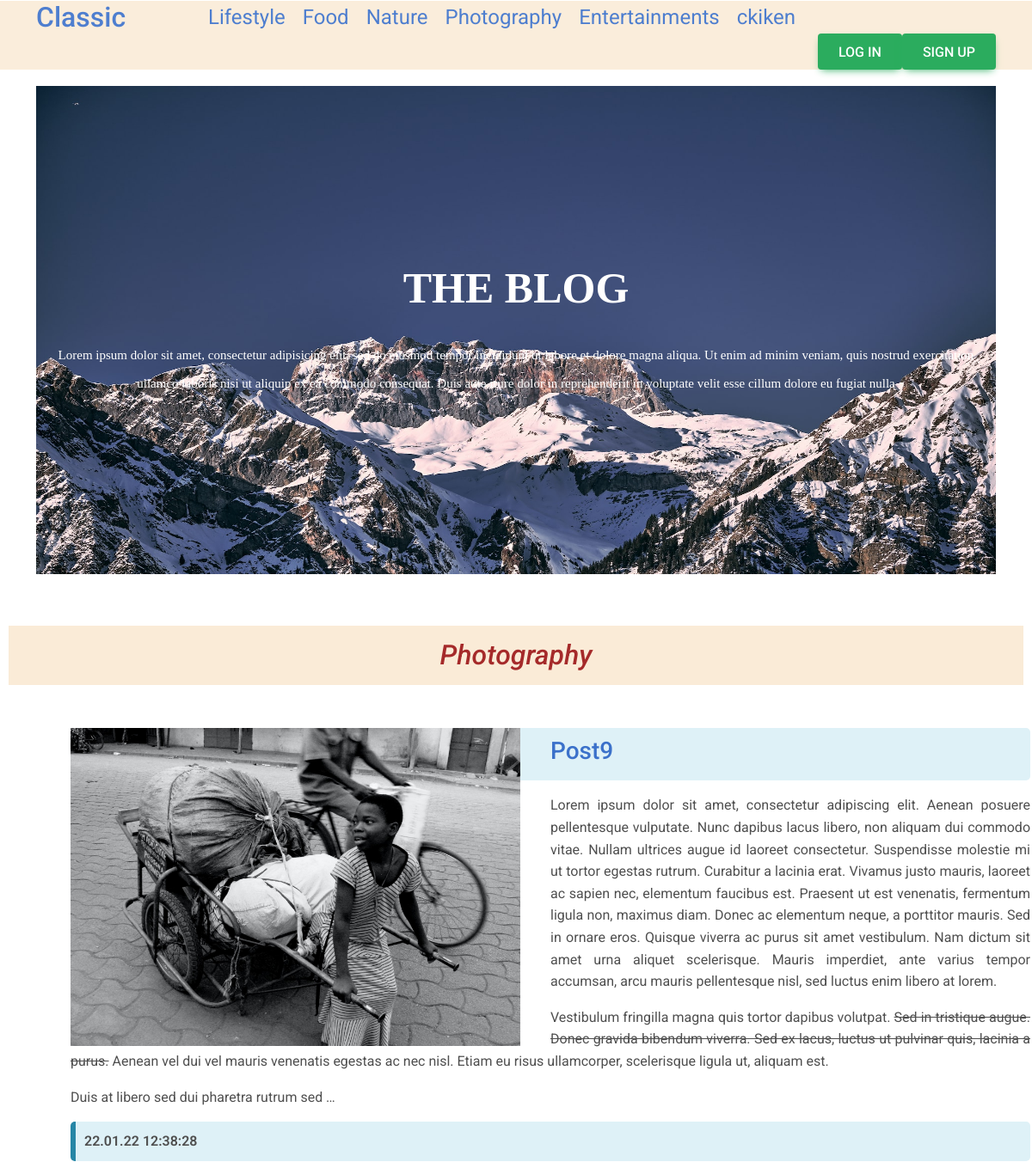
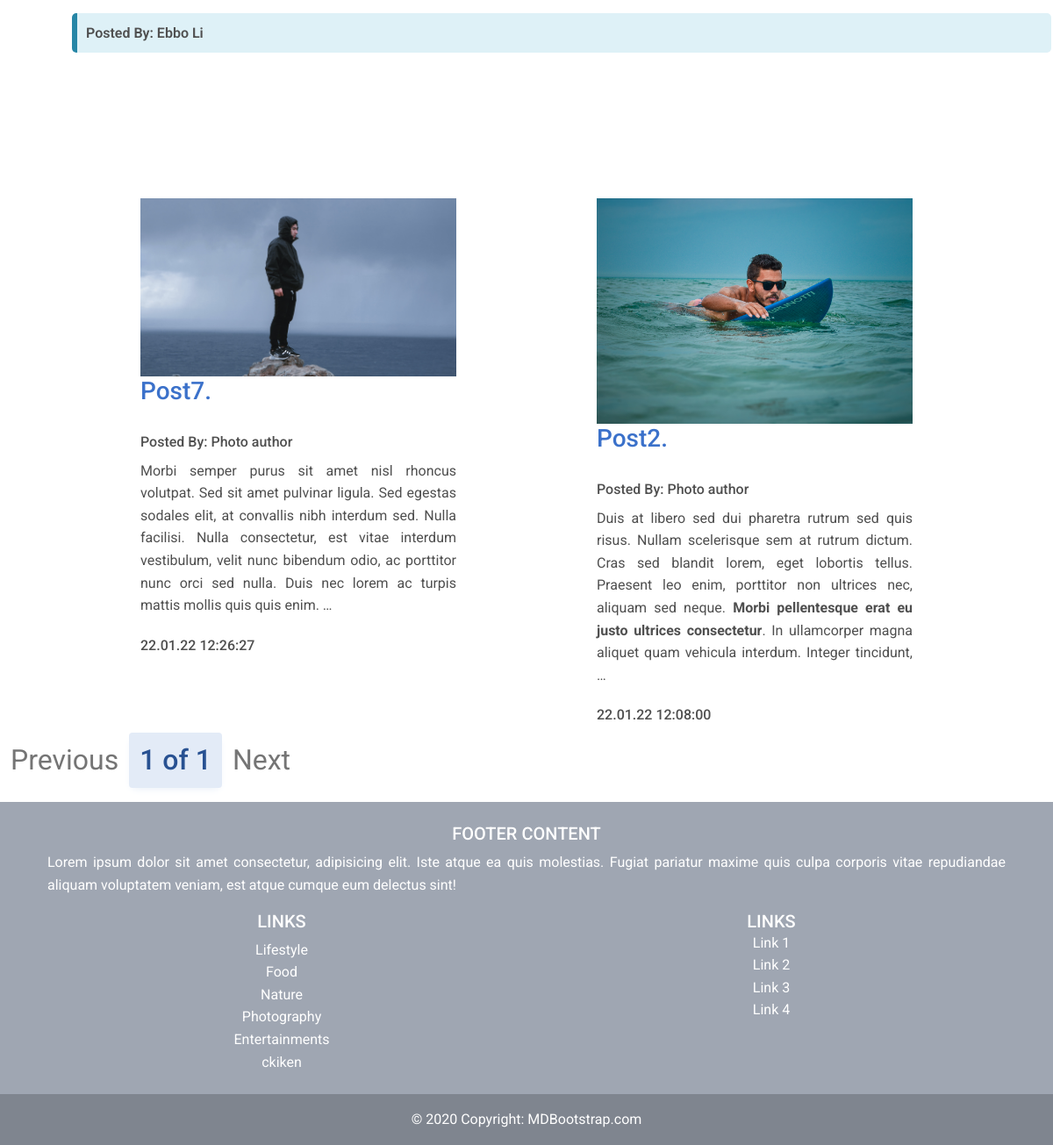
The app's page /category/photography/ with its own data (2 pictures, top to bottom).
### blog_app/models.py (models this page shows, shortened)
class Category(models.Model):
    title = models.CharField(max_length=100)
    slug = models.SlugField(max_length=100, unique=True)

class Post(models.Model):
    title = models.CharField(max_length=100)
    slug = models.SlugField(max_length=100, unique=True)
    content = models.TextField()
    created_at = models.DateTimeField(auto_now_add=True)
    photo = models.ImageField(upload_to='photoes/%Y/%m/%d/')
    views = models.IntegerField(editable=False, null=True)
    category = models.ForeignKey(Category, on_delete=models.SET_NULL, null=True, related_name='posts')
    tags = models.ManyToManyField(Tag)

### blog_app/views.py (the view)
# urls.py: path('category/<str:slug>/', separate_category, name='category'),
def separate_category(request, slug):
    category = Category.objects.get(slug=slug)
    posts = Post.objects.filter(category__title = category.title).order_by('-created_at')[1:]
    paginator = Paginator(posts, 4)
    page_obj = paginator.page(request.GET.get('page', 1))
    if len(posts) > 0:
        last_post =Post.objects.filter(category__title = category.title).order_by('-created_at')[0]
        return render(request, 'blog_app/index.html',{'category': category, 'page_obj': page_obj, 'last_post':last_post, 'info':category.title})
    else:
        return render(request, 'blog_app/index.html',{'category': category, 'page_obj': page_obj, 'info': f'category {category} is empty'})

### blog_app/templatetags/my_tags.py (called while the page is built)
@register.simple_tag()
def show_categories():
    return Category.objects.all()

### blog_app/templates/blog_app/index.html (shortened to what this page needs)
{% extends 'base.html' %}
{% load static %}
{% block content %}
<section class="bg-text-area" style="padding: 20px;">
    <div class="container">
        <div class="row">
            <div class="col-md-12">
                <div class="bg-text" style="
                padding-left: 20px;
                padding-right: 20px;
            ">
                    <h3>THE BLOG</h3>
                    <p>Lorem ipsum dolor sit amet, consectetur adipisicing elit, sed do eiusmod tempor incididunt ut
                        labore et dolore magna aliqua. Ut enim ad minim veniam, quis nostrud exercitation ullamco
                        laboris nisi ut aliquip ex ea commodo consequat. Duis aute irure dolor in reprehenderit in
                        voluptate velit esse cillum dolore eu fugiat nulla </p>
                </div>
            </div>
        </div>
    </div>
</section>
    <h2  style="text-align: center;
    margin: 40px 10px;
    padding: 15px;
    background-color: antiquewhite;
    color: brown;"><i>{{info}}</i></h2>
{% if last_post %}
<section class="blog-post-area">
    <div class="container">
        <div class="row">
            <div class="blog-post-area-style">
                <div class="col-md-12">
                    <div class="single-post-big">
                        <div class="big-image">
                            <img src="{{last_post.photo.url}}" alt="">
                        </div>
                        <div class="note note-info mb-3">
                            <h3><a href="{% url 'post' last_post.slug %}">{{last_post.title}}</a></h3>
                        </div>
                        <p>{{last_post.content|truncatewords_html:150|safe}}</p>
                        <div class="note note-info mb-3">
                            <strong>{{last_post.created_at|date:"d.m.y H:i:s"}}</strong>
                        </div>
                        <div class="note note-info mb-3">
                            <strong><span class="date"><span class="author">Posted By: <span class="author-name">Ebbo
                                            Li</span></span></span></strong>
                        </div>
                    </div>
                </div>
            </div>
        </div>
    </div>
</section>
{% endif %}
<div class="d-flex align-items-stretch" style="flex-wrap: wrap; justify-content: space-evenly; margin-top: 150px;">
    {% for post in page_obj.object_list %}
                    <div style="width: 30vw;">
                            <img src="{{post.photo.url}}" class="img-fluid" alt="Wild Landscape">
                            <h3 style="min-height: 50px;"><a href="{% url 'post' post.slug %}">{{post.title}}.</a></h3>
                            <h4><span>Posted By: <span class="author-name">Photo author</span></span>
                            </h4>
                            <div>{{post.content|truncatewords_html:50|safe}}</div>
                            <h4><span>{{post.created_at|date:"d.m.y H:i:s"}}</span></h4>
                    </div>
                    {% endfor %}
</div>
<nav aria-label="...">
    <ul class="pagination">
        {% if page_obj.has_previous %}
        <li class="page-item">
            <a class="page-link" href="?{{looking_for}}page={{page_obj.previous_page_number}}" style="font-size: 2em;">Previous</a>
          </li>
        {% else %}
        <li class="page-item disabled">
            <a class="page-link"  style="font-size: 2em;">Previous</a>
          </li>
        {% endif %}
    {% for p in page_obj.paginator.page_range %}
    {% if page_obj.number == p %}
      <li class="page-item active" aria-current="page">
        <a class="page-link" href="#" style="font-size: 2em;">{{p}} of {{page_obj.paginator.num_pages}}<span class="visually-hidden">(current)</span></a>
      </li>
      {% elif p > page_obj.number|add:-3 and p < page_obj.number|add:3 %}
      <li class="page-item"><a class="page-link" href="?{{looking_for}}page={{p}}" style="font-size: 2em;">{{p}}</a></li>
      {% endif %}
      {% endfor %}
      {% if page_obj.has_next %}
      <li class="page-item">
        <a class="page-link" href="?{{looking_for}}page={{page_obj.next_page_number}}" style="font-size: 2em;">Next</a>
      </li>
      {% else %}
      <li class="page-item disabled">
          <a class="page-link"  style="font-size: 2em;">Next</a>
        </li>
      {% endif %}
    </ul>
  </nav>
{% endblock %}

### templates/base.html (shortened to what this page needs)
{% load static %}
{% load my_tags %}
{% show_categories as categories %}
<!DOCTYPE html>
<html lang="en">
<head>
<link
href="https://cdnjs.cloudflare.com/ajax/libs/font-awesome/6.0.0/css/all.min.css"
rel="stylesheet"
/>
<link
href="https://cdnjs.cloudflare.com/ajax/libs/mdb-ui-kit/6.2.0/mdb.min.css"
rel="stylesheet"
/>
    <link rel="stylesheet" href="{% static 'blog_app/css/style.css' %}">
</head>
<body>
    <div class="wrapper">
        {% block header %}
        <header class="header">
            <div class="container">
                <div class="row">
                    <div class="col-md-2">
                        <div class="logo">
                            <h2><a href="{% url 'home' %}">Classic</a></h2>
                        </div>
                    </div>
                    <div class="col-md-10">
                        <div class="menu" style="text-align: end;">
                                <div style="    display: flex;
                                flex-wrap: wrap;">
                                  {% for category in categories %}
                                   <div style="display: inline-block;margin:0 10px">
                                          <a href="{% url 'category' category.slug %}" style="font-size: x-large;">{{category.title}}</a>
                                                          </div>
                                  {% endfor %}
                                </div>
                            <div style="display: flex; justify-content: flex-end;">
                              {% if request.user.is_authenticated %}
                              <button type="button" class="btn btn-info">{{request.user}}</button>
                              <form action="{% url 'logout' %}">
                                <button type="submit" class="btn btn-success" style="font-size: initial;">Log out</button>
                                                        </form>
                              {% else %}
                              <form action="{% url 'login' %}">
                                <button type="submit" class="btn btn-success" style="font-size: initial;">Log in</button>
                                                        </form>
                              <form action="{% url 'register' %}">
                                  <button type="submit" class="btn btn-success" style="font-size: initial;">Sign up</button>
                              </form>
                              {% endif %}
                            </div>
                        </div>
                    </div>
                </div>
            </div>
        </header>
        {% endblock %}
        {% block content %}<span>Content should be here</span> {% endblock %}
        {% block footer %}
        <section class="">
            <footer class="bg-secondary text-white text-center">
              <div class="container p-4">
                <div class="row">
                  <div class="col-lg-6 col-md-12 mb-4 mb-md-0">
                    <h5 class="text-uppercase">Footer Content</h5>
                    <p>
                      Lorem ipsum dolor sit amet consectetur, adipisicing elit. Iste atque ea quis
                      molestias. Fugiat pariatur maxime quis culpa corporis vitae repudiandae
                      aliquam voluptatem veniam, est atque cumque eum delectus sint!
                    </p>
                  </div>
                  <div class="col-lg-3 col-md-6 mb-4 mb-md-0">
                    <h5 class="text-uppercase">Links</h5>
                    <ul class="list-unstyled mb-0">
                      {% for category in categories %}
                        <li>
                          <a href="{% url 'category' category.slug %}" class="text-white">{{category.title}}</a>
                        </li>
                        {% endfor %}
                    </ul>
                  </div>
                  <div class="col-lg-3 col-md-6 mb-4 mb-md-0">
                    <h5 class="text-uppercase mb-0">Links</h5>
                    <ul class="list-unstyled">
                      <li>
                        <a href="#!" class="text-white">Link 1</a>
                      </li>
                      <li>
                        <a href="#!" class="text-white">Link 2</a>
                      </li>
                      <li>
                        <a href="#!" class="text-white">Link 3</a>
                      </li>
                      <li>
                        <a href="#!" class="text-white">Link 4</a>
                      </li>
                    </ul>
                  </div>
                </div>
              </div>
              <div class="text-center p-3" style="background-color: rgba(0, 0, 0, 0.2);">
                © 2020 Copyright:
                <a class="text-white" href="https://mdbootstrap.com/">MDBootstrap.com</a>
              </div>
            </footer>
          </section>
    {% endblock %}
    </div>
</body>
</html>

### blog_app/static/blog_app/css/style.css (style rules this page uses)
@media (min-width: 765px) { .col-md-1, .col-md-2, .col-md-3, .col-md-4, .col-md-5, .col-md-6, .col-md-7, .col-md-8, .col-md-9, .col-md-10, .col-md-11, .col-md-12 { float: left; } }
@media (min-width: 765px) { .col-md-12 { width: 100%; } }
@media (min-width: 765px) { .col-md-10 { width: 83.33333333%; } }
@media (min-width: 765px) { .col-md-6 { width: 50%; } }
@media (min-width: 765px) { .col-md-2 { width: 16.66666667%; } }
span { font-size: initial; }
p { font-size: initial; text-align: justify; }
.btn { font-size: initial; }
.wrapper section.bg-text-area .bg-text { background-image: url(../img/marcus-ganahl-N7DcR2PO__c-unsplash.jpg); background-size: 100% 100%; padding: 205px 280px; }
.wrapper section.bg-text-area .bg-text h3 { color: #fff; font-family: Geometria; font-size: 50px; font-weight: 700; text-align: center; text-transform: uppercase; margin: 0; }
.wrapper section.bg-text-area .bg-text p { color: #fff; font-family: Geometria; font-size: 15px; font-weight: 500; line-height: 33px; margin: 32px 0 0; text-align: center; }
section.blog-post-area { margin-top: 50px; }
section.blog-post-area .big-image { float: left; width: 50%; padding-right: 35px; }
section.blog-post-area img { width: 100%; }
.blog-post-area .blog-post-area-style { margin: 0 20px 0 40px; }
header { top: 1px; position: sticky; background-color: antiquewhite; opacity: 0.9; z-index: 2; }

### records on screen
Category: title "Lifestyle"
Category: title "Food"
Category: title "Nature"
Category: title "Photography"
Category: title "Entertainments"
Category: title "ckiken"
Post: photo (picture), title "Post9", content "Lorem ipsum dolor sit amet, consectetur adipiscing elit. Aenean posuere pellentesque vulputate. Nunc dapibus lacus libero, non aliquam dui commodo vitae. Nullam ultrices augue id laoreet consectetur. Suspendisse molestie mi ut tortor egestas rutrum. Curabitur a lacinia erat. Vivamus justo mauris, laoreet ac sapien nec, elementum faucibus est. Praesent ut est venenatis, fermentum ligula non, maximus diam. Donec ac elementum neque, a porttitor mauris. Sed in ornare eros. Quisque viverra ac purus sit amet vestibulum. Nam dictum sit amet urna aliquet scelerisque. Mauris imperdiet, ante varius tempor accumsan, arcu mauris pellentesque nisl, sed luctus enim libero at lorem. Vestibulum fringilla…", created_at "22.01.22 12:38:28"
Post: photo (picture), title "Post7", content "Morbi semper purus sit amet nisl rhoncus volutpat. Sed sit amet pulvinar ligula. Sed egestas sodales elit, at convallis nibh interdum sed. Nulla facilisi. Nulla consectetur, est vitae interdum vestibulum, velit nunc bibendum odio, ac porttitor nunc orci sed nulla. Duis nec lorem ac turpis mattis mollis quis quis enim. …", created_at "22.01.22 12:26:27"
Post: photo (picture), title "Post2", content "Duis at libero sed dui pharetra rutrum sed quis risus. Nullam scelerisque sem at rutrum dictum. Cras sed blandit lorem, eget lobortis tellus. Praesent leo enim, porttitor non ultrices nec, aliquam sed neque. Morbi pellentesque erat eu justo ultrices consectetur . In ullamcorper magna aliquet quam vehicula interdum. Integer tincidunt, …", created_at "22.01.22 12:08:00"

### other values on screen
{{ p }} "1"
{{ page_obj.paginator.num_pages }} "1"
